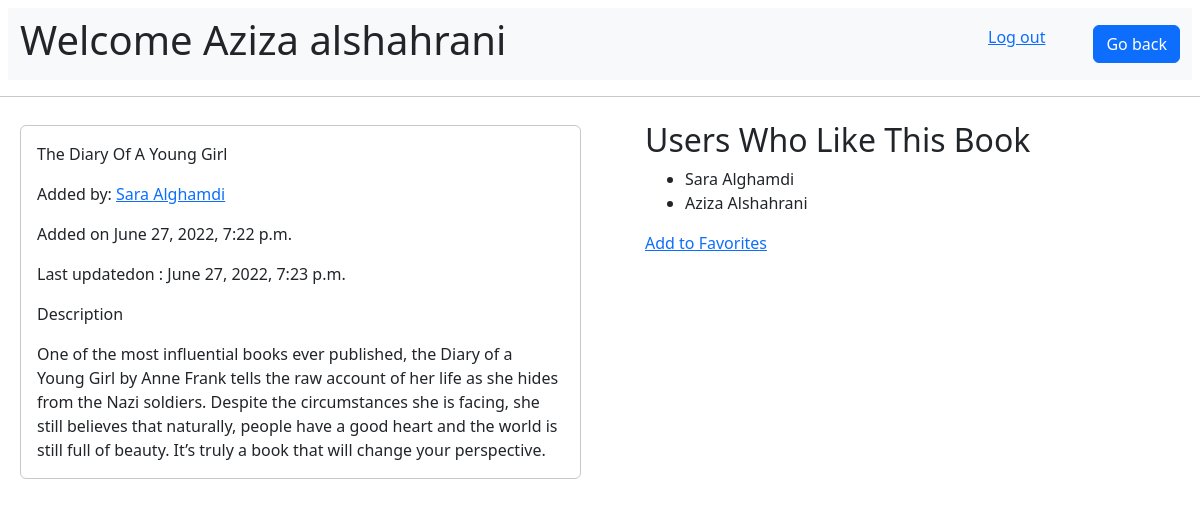
Page /books/19 (signed in) on the committed database.
### main/models.py (models this page shows)
class Users(models.Model):
    fname = models.CharField(max_length=255)
    lname = models.CharField(max_length=255)
    email= models.EmailField(max_length=255)
    password = models.CharField(max_length=255)
    createdAt =models.DateTimeField(auto_now_add = True)
    updatedAt = models.DateTimeField(auto_now= True)
    objects = UserManager()

class Books(models.Model):
    title=models.CharField(max_length=55)
    desc=models.TextField()
    uplodedBy =models.ForeignKey(Users, related_name="books_uploaded", on_delete = models.CASCADE)
    userLikes = models.ManyToManyField(Users, related_name="liked_books")
    createdAt =models.DateTimeField(auto_now_add = True)
    updatedAt = models.DateTimeField(auto_now= True)
    objects = BookManager()

### main/views.py (the view)
# urls.py: path('books/<int:_id>', views.bookPage),
def bookPage(request, _id):
    if not 'currntUser' in request.session:
        return redirect('/')
    context = {
        "user": Users.objects.get(id=request.session['currntUser']),
        "book": Books.objects.get(id=_id)
    }
    return render(request, 'Bookdetails.html', context)

### main/templates/Bookdetails.html (shortened to what this page needs)
<!DOCTYPE html>
<html lang="en">
<head>
    {% load static %}
    <link rel="stylesheet" href="{% static 'css/bootstrap.rtl.min.css' %}">
</head>
<body>
    <div>
        <nav class="navbar navbar-expand-lg m-2 bg-light">
            <div class="container-fluid">
                <h1>Welcome {{user.fname}} {{user.lname}}</h1>
                <div class="nav justify-content-end">
                    <a   class="ms-5" href="/logout">Log out</a>
                    <a class="btn btn-primary" href="/books" role="button">Go back</a>
                </div>
            </div>
        </nav>
        <hr>
        <div class="row m-2 p-2">
            <div class="col m-1 p-3 border-opacity-25 rounded border border-dark " >
                <form action="/update/{{book.id}}" method="post">
                {%if user.id == book.uplodedBy.id %}
                <input class=" p-2  form-control " type="text" name="title" value="{{book.title}}" >
                {%else%}
                    <p>{{book.title}}</p>
                    {% endif %}
                    <p>
                        Added by: <a href="#"> {{book.uplodedBy.fname}} {{book.uplodedBy.lname}} </a>
                    </p>
                <p>
                    Added on {{book.createdAt}}
                </p>
                <p>
                    Last updatedon : {{book.updatedAt}}
                </p>
                <div>
                    <p>Description</p>
                    {% if user.id == book.uplodedBy.id%}
                    <textarea class=" p-2  form-control " name="desc" cols="30" rows="10">{{book.desc}}</textarea>
                    <button type="submit" class="btn btn-primary m-3">Update</button>
                    <a class="btn btn-primary m-3" href="/del/{{book.id}}">delete</a>
                    {%else%}
                    {{book.desc}}
                    {%endif%}
                </div>
                </form>
            </div>
            <div class="col me-5">
                    <h2>Users Who Like This Book</h2>
                    <ul>
                        {% for user in book.userLikes.all %}
                        <li>
                            {{user.fname}} {{user.lname}}
                        </li>
                        {% endfor %}
                        </ul>
                        {% if user in book.userLikes.all %}
                        <a href="/bookUnliked/{{book.id}}">Un-Favorite</a>
                        {% else %}
                            <a href="/bookLiked/{{book.id}}">Add to Favorites</a>
                        {% endif %}
            </div>
        </div>
    </div>
</body>
</html>

### rows in the picture
Users: fname "Aziza", lname "alshahrani"
Books: title "The Diary Of A Young Girl", uplodedBy.fname "Sara", uplodedBy.lname "Alghamdi", createdAt "June 27, 2022, 7:22 p.m.", updatedAt "June 27, 2022, 7:23 p.m.", desc "One of the most influential books ever published, the Diary of a Young Girl by Anne Frank tells the raw account of her life as she hides from the Nazi soldiers. Despite the circumstances she is facing, she still believes that naturally, people have a good heart and the world is still full of beauty. It’s truly a book that will change your perspective."
Users: fname "Sara", lname "Alghamdi"
Users: fname "Aziza", lname "Alshahrani"
